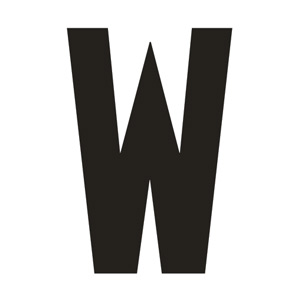
#> input picture images/letter.jpg, 300 x 300 px
$ python image_gradient.py
#> lines starting #> are read from the running program, lines starting #| are printed output that depends on the picture; after the words box and inside, x2 and y2 are one past the last pixel; in counts of white or black regions, pixels touching at a corner belong together
import cv2
import numpy as np

img = cv2.imread('../../images/letter.jpg', 0)
#> img: shape (300, 300); min 10, max 255, mean 188.3
ret, thresh = cv2.threshold(img, 127,255, cv2.THRESH_BINARY_INV)
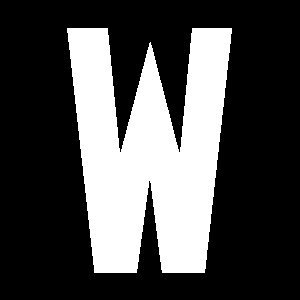
#> thresh: shape (300, 300); 29.9% white; 1 white region, box (x1, y1, x2, y2) and area: (67, 28, 232, 273) 26938

# The size of the kernel affects the amount of erosion
kernel = np.ones((5,5), np.uint8)

# Gradient = difference between dilation and erosion
closing = cv2.morphologyEx(thresh, cv2.MORPH_GRADIENT, kernel)
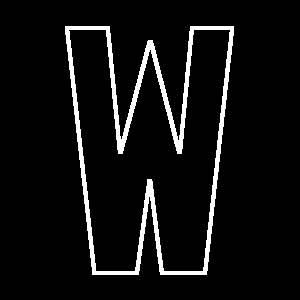
#> closing: shape (300, 300); 6.5% white; 1 white region, box (x1, y1, x2, y2) and area: (65, 26, 234, 275) 5831

cv2.imshow('Original', thresh)
cv2.imshow('Gradient', closing)
cv2.waitKey(0)
cv2.destroyAllWindows()
